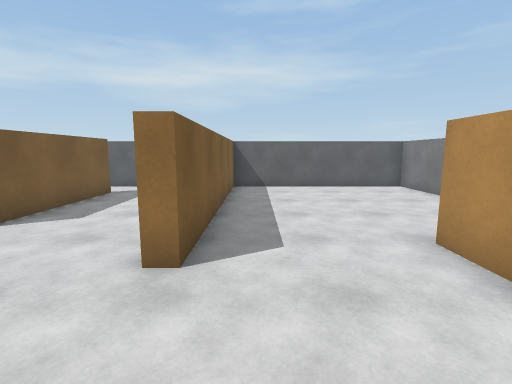
View 1 (above)

16 first-person views from a walk through a 3-D level made in the Unity game engine. The camera is 1.5 m above the floor, tilts 8° down and sees 85° across. The floor is counted in squares, 1 m on a side. Each view is taken from the middle of a square. On the plan, view 1 faces up. The plan holds only what a view shows up to about 14 squares ahead; the rest is blank. The place goes on beyond the plan. The player character is not drawn.

View 2
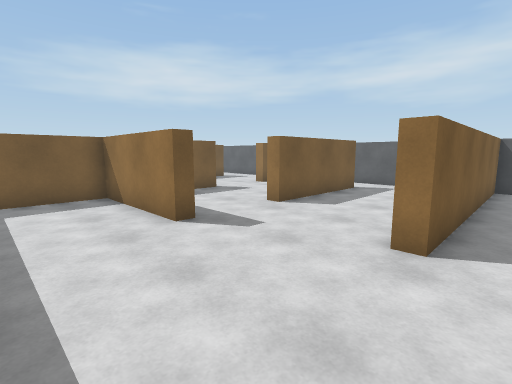

View 3
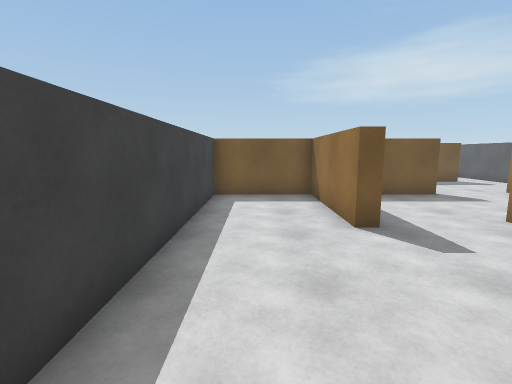

View 4
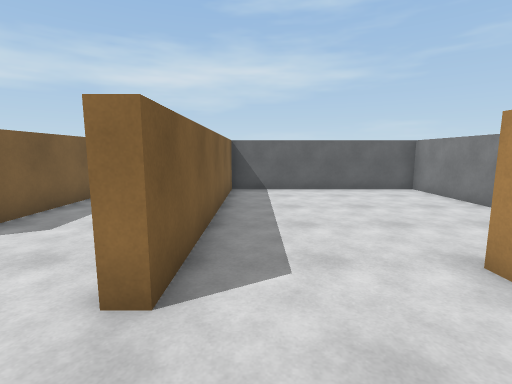

View 5
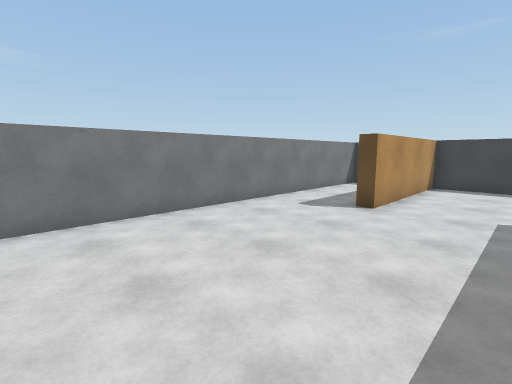

View 6
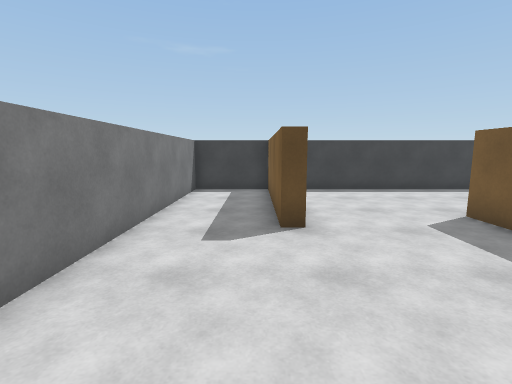

View 7
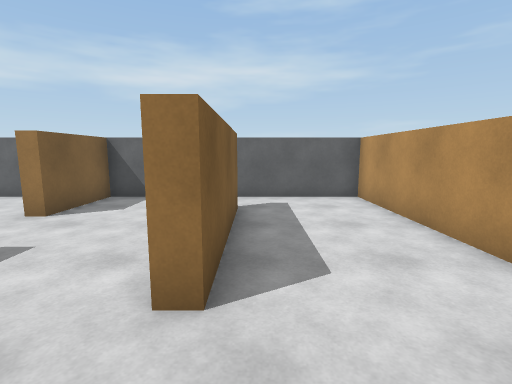

View 8
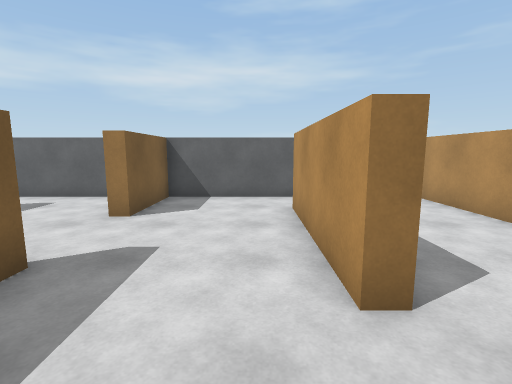

View 9
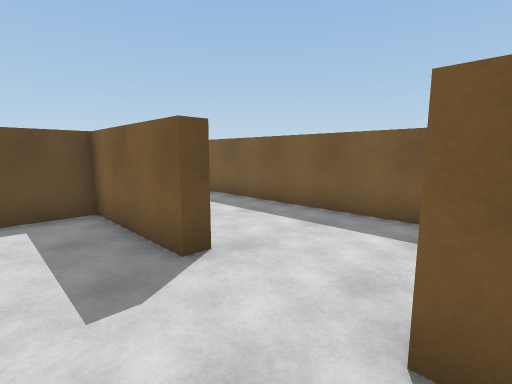

View 10
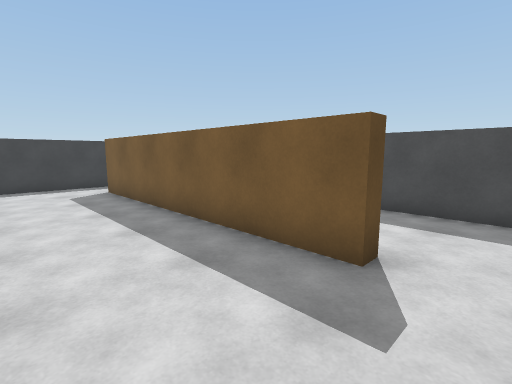

View 11
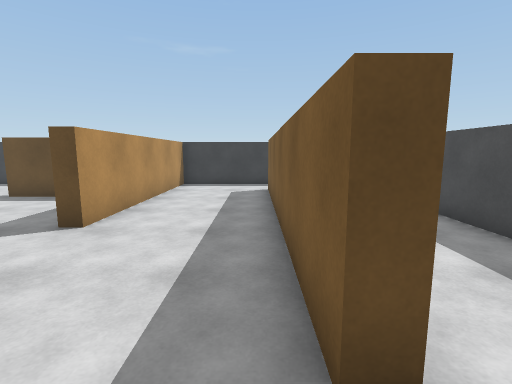

View 12
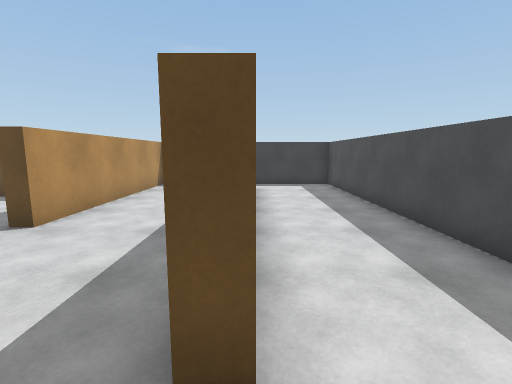

View 13
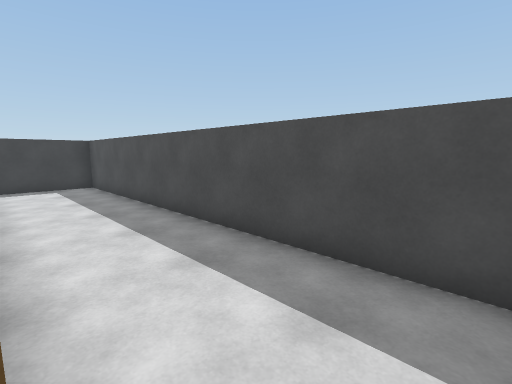

View 14
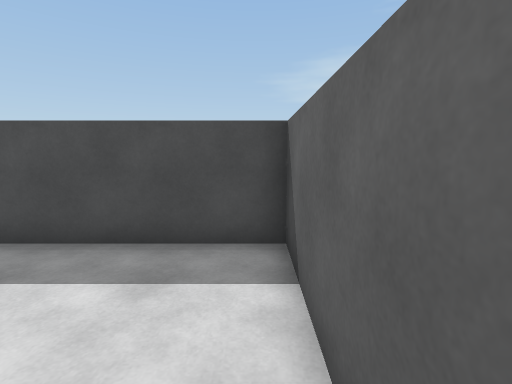

View 15
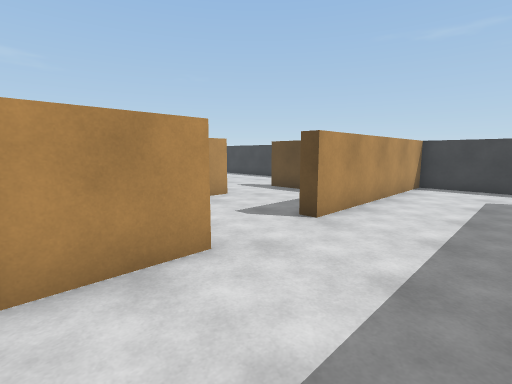

View 16
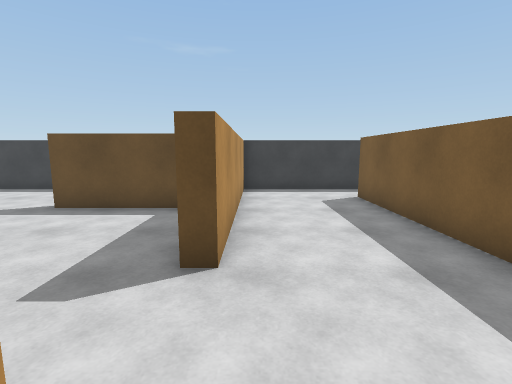

### Floor plan
Points are (right, up) in squares from view 1. A wall is a line through its corners. A room is listed if a view was taken in it or the views show most of it. See-through windows are left out.
Room 1 (views 1, 2, 3, 4, 5, 6, 7, 8, 9, 10, 11, 12, 13, 14, 15, 16)
walls: (-1.5, 6.6) (-1.5, 12.5) (-10, 12.5) (-10, 9.5) (-10.5, 9.5) (-10.5, 12); (-5.5, 10.5) (-5.5, 5.5) (-6, 5.5) (-6, 10.5); (-12, 12.5) (-15.5, 12.5); (-15.1, 10.5) (-14.5, 10.5) (-14.5, 0.5); (-15.5, -1.5) (-10.5, -1.5) (-10.5, 6.5) (-10, 6.5) (-10, 2.5) (-5.5, 2.5) (-5.5, 2) (-10, 2) (-10, -1.5) (3, -1.5) (3, 4.5) (3.5, 4.5) (3.5, -1.5) (6.5, -1.5) (6.5, 12.5) (-1, 12.5) (-1, 3.5) (-1.5, 3.5)
ways out: opening at (-15, -0.5) to room 2; opening at (-15, 11.5) to room 2
Room 2 (no view inside)
walls: (-15.5, 12.5) (-18.5, 12.5) (-18.5, -1.5) (-15.5, -1.5)
ways out: opening at (-15, -0.5) to room 1; opening at (-15, 11.5) to room 1

Positions as (right, up) in squares from view 1, and headings:
1: (0, 0), facing up
2: (0, -1), facing up-left
3: (0, 0), facing left
4: (0, 1), facing up
5: (0, 12), facing down-right
6: (4, 10), facing down
7: (-5, 3), facing up
8: (-7, 3), facing up
9: (-8, 10), facing down-left
10: (-11, 12), facing down-left
11: (-14, 12), facing down
12: (-15, 12), facing down
13: (-15, 12), facing down-left
14: (-14, 12), facing left
15: (-14, 12), facing down-right
16: (-11, 10), facing down
